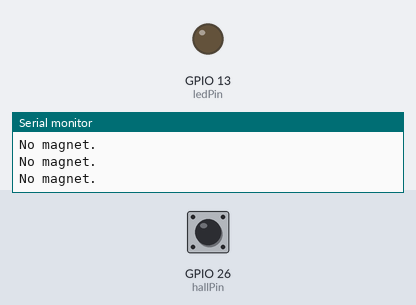
Recording of a sketch running on a simulated ESP32. Shown: output pins drawn as LEDs (lit = HIGH), the last lines printed to the serial monitor. Dashed ring = blinking. The inputs (shaded band) are chosen by the test bench; at power-on: GPIO 26 (hallPin) HIGH.

Above: at 1.2 s.
1.3 s: GPIO 26 (hallPin) driven LOW
At 2.5 s:
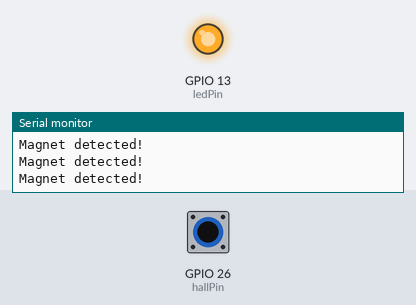
2.8 s: GPIO 26 (hallPin) driven HIGH
At 3.5 s:
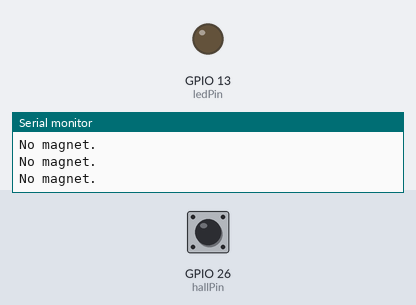
5.8 s: GPIO 26 (hallPin) pulsed LOW 2 times (0.12 s each, 0.3 s apart)
At 5.87 s:
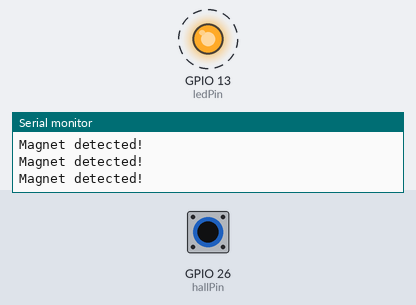
Timing chart, 0 to 8.8 s (numbered marks = the images above; inputs shaded):
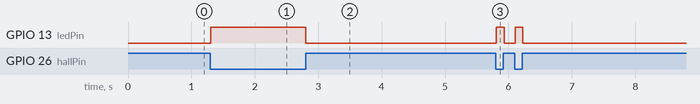

Measured:
- after the input at 1.3 s, GPIO 13 (ledPin): LOW → HIGH at once
- after the input at 2.8 s, GPIO 13 (ledPin): HIGH → LOW at once
- after the input at 5.8 s, GPIO 13 (ledPin): alternates HIGH for 0.12 s and LOW for 0.17 s, 4 changes in all, then stays LOW, starting at once

The sketch:

hall_effect_sensor.ino
```cpp
// Pin configuration
const int hallPin = 26;       // Digital pin connected to the sensor output
const int ledPin = 13;       // Onboard LED for visualization

void setup() {
  pinMode(hallPin, INPUT);   // Set sensor pin as input
  pinMode(ledPin, OUTPUT);   // Set LED pin as output
  Serial.begin(9600);        // Start serial communication
  digitalWrite(hallPin, HIGH);

}

void loop() {
  int sensorState = digitalRead(hallPin);  // Read the sensor

  if (sensorState == LOW) {
    // Magnet detected
    digitalWrite(ledPin, HIGH);
    Serial.println("Magnet detected!");
  } else {
    // No magnet
    digitalWrite(ledPin, LOW);
    Serial.println("No magnet.");
  }

  // delay(200);  // Delay for readability
}
```
